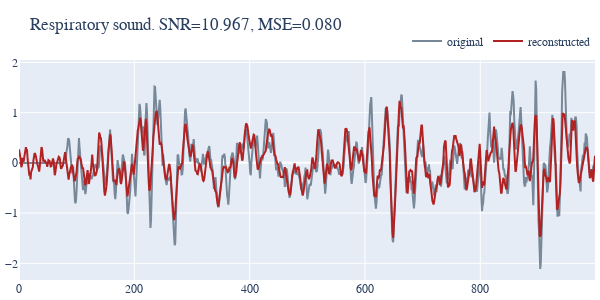

Notebook code for this chart:
### Code cell
fig = plot_line(y=test_data[0][:1000], color="lightslategray", name='original', title="Respiratory signal", return_fig=True)
fig.add_trace(plot_line(y=reconstructed_X[:1000], color="firebrick", name='reconstructed', return_fig=True).data[0])
fig.update_layout(width=600,
    title=f"Respiratory sound. SNR={SNR(test_data[0][:1000], reconstructed_X[:1000]):.3f}, MSE={MSE(test_data[0][:1000], reconstructed_X[:1000]):.3f}"
    )
fig.show()
pio.write_image(fig, "images/respiratory_clean_reconstruct.pdf")

### Figure 1 — Plotly figure (JSON) as saved in the notebook; plotly's stock layout.template omitted (floating-point values rounded to 4 significant figures; data arrays with more than 128 entries replaced by an {"elided": "..."} marker saying what was removed)
{"data": [{"line": {"color": "lightslategray"}, "name": "original", "type": "scatter", "x": {"elided": "1000 int values"}, "y": {"elided": "1000 float values"}}, {"line": {"color": "firebrick"}, "name": "reconstructed", "type": "scatter", "x": {"elided": "1000 int values"}, "y": {"elided": "1000 float values"}}], "layout": {"font": {"family": "Serif"}, "height": 300, "legend": {"orientation": "h", "x": 1, "xanchor": "right", "y": 1.02, "yanchor": "bottom"}, "margin": {"b": 5, "l": 5, "r": 5, "t": 60}, "showlegend": true, "title": {"text": "Respiratory sound. SNR=10.967, MSE=0.080"}, "width": 600}}
